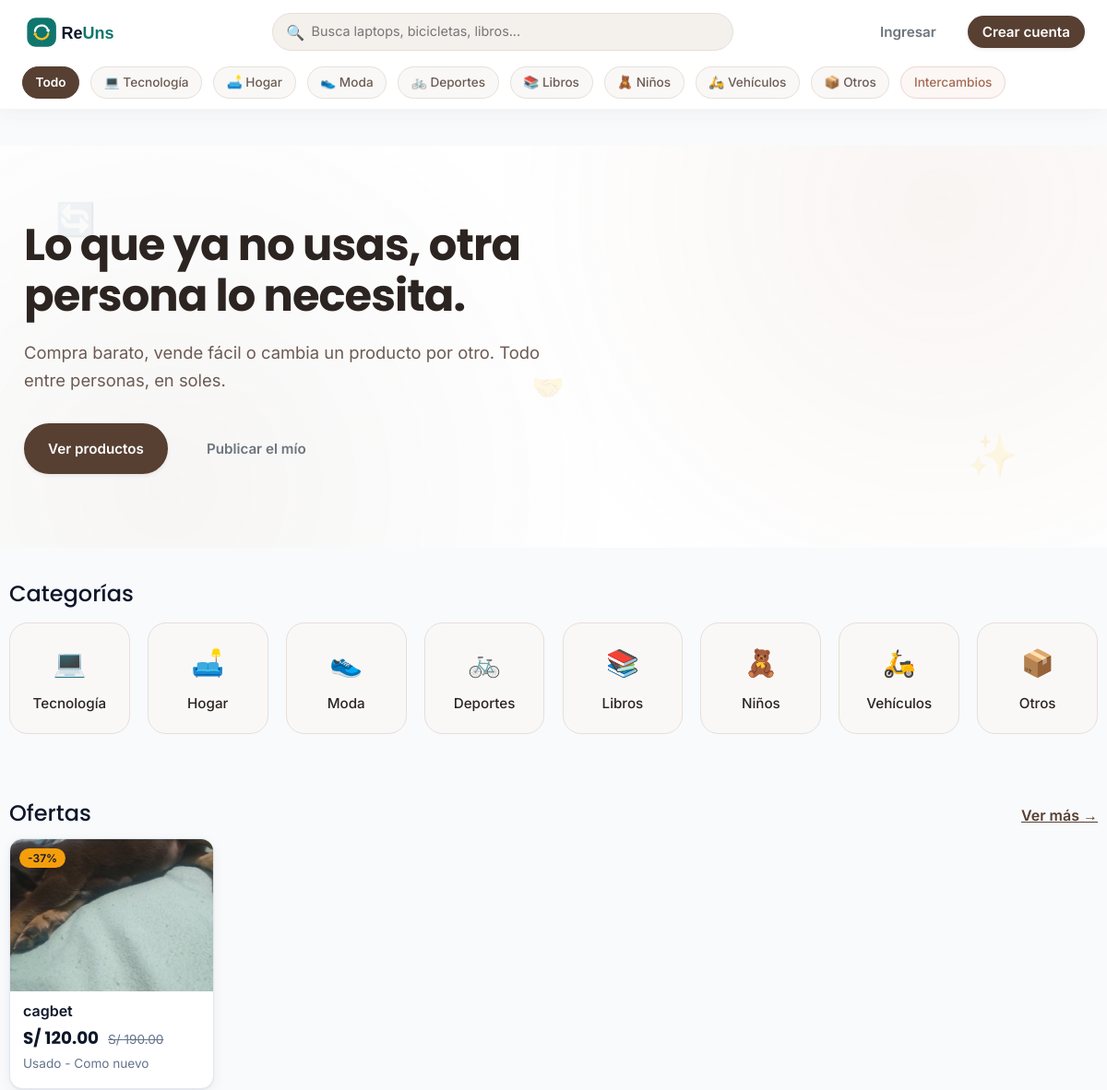
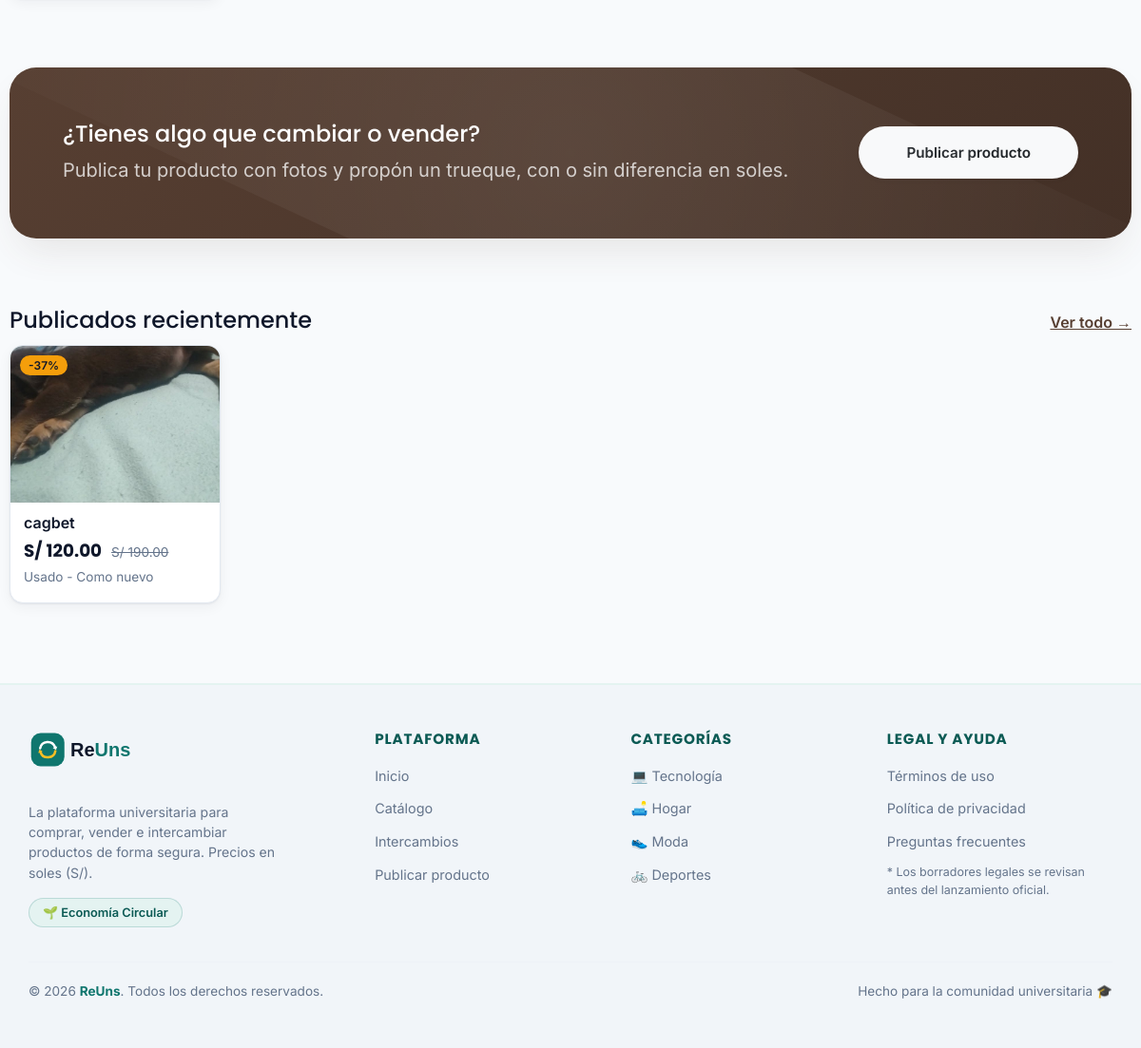
The page / on the database its author committed (2 pictures, top to bottom).
### tables this page shows
CREATE TABLE `categorias` (
  `id` int(10) UNSIGNED NOT NULL,
  `slug` varchar(40) NOT NULL,
  `nombre` varchar(60) NOT NULL,
  `icono` varchar(8) NOT NULL DEFAULT '?',
  `padre_id` int(10) UNSIGNED DEFAULT NULL
);

CREATE TABLE `productos` (
  `id` int(10) UNSIGNED NOT NULL,
  `usuario_id` int(10) UNSIGNED NOT NULL,
  `categoria_id` int(10) UNSIGNED NOT NULL,
  `titulo` varchar(100) NOT NULL,
  `descripcion` text NOT NULL,
  `precio` decimal(10,2) DEFAULT NULL,
  `precio_anterior` decimal(10,2) DEFAULT NULL,
  `modalidad` enum('venta','intercambio','ambas') NOT NULL,
  `estado_conservacion` enum('nuevo','como_nuevo','bueno','aceptable') NOT NULL,
  `ubicacion` varchar(80) DEFAULT NULL,
  `disponibilidad` enum('activo','pausado','vendido','intercambiado','eliminado') NOT NULL DEFAULT 'activo',
  `creado_en` datetime NOT NULL DEFAULT current_timestamp(),
  `actualizado_en` datetime NOT NULL DEFAULT current_timestamp() ON UPDATE current_timestamp(),
  `estado` varchar(50) NOT NULL DEFAULT 'activo',
  `categoria` varchar(100) DEFAULT NULL,
  `estado_producto` varchar(50) DEFAULT 'disponible'
);

### app/config/config.php (called while the page is built, shortened)
<?php
function e(?string $t): string { return htmlspecialchars($t ?? '', ENT_QUOTES, 'UTF-8'); }
function soles(float $n): string { return 'S/ ' . number_format($n, 2); }

### app/config/db.php (called while the page is built)
<?php
function db(): PDO {
  static $pdo = null;
  if ($pdo === null) {
    $pdo = new PDO('mysql:host='.env('DB_HOST','localhost').';dbname='.env('DB_NAME','reuns').';charset=utf8mb4',
      env('DB_USER','root'), env('DB_PASS',''),
      [PDO::ATTR_ERRMODE=>PDO::ERRMODE_EXCEPTION, PDO::ATTR_DEFAULT_FETCH_MODE=>PDO::FETCH_ASSOC, PDO::ATTR_EMULATE_PREPARES=>false]);
  }
  return $pdo;
}

### app/modelos/producto.php (called while the page is built, shortened)
<?php
function categorias_todas(): array {
    static $categorias = null;
    if ($categorias === null) {
        $categorias = db()->query("SELECT id, padre_id, slug, nombre, icono FROM categorias ORDER BY id")->fetchAll(PDO::FETCH_ASSOC);
    }
    return $categorias;
}
function categorias(): array {
    $resultado = [];
    foreach (categorias_todas() as $categoria) {
        $resultado[$categoria['id']] = [
            $categoria['nombre'],
            $categoria['icono']
        ];
    }
    return $resultado;
}
function buscar_productos(array $f, int $pag = 1, int $por = 12): array {
    $w = ["p.estado = 'activo'", "u.estado = 'activo'"];
    $pw = [];
    $ps = [];
    $partes = [];
    $palabras = preg_split(
        '/\s+/u',
        trim((string)($f['q'] ?? '')),
        -1,
        PREG_SPLIT_NO_EMPTY
    );
    $palabras = array_slice($palabras ?: [], 0, 5);
    $seleccionRelevancia = $partes
        ? implode(' + ', $partes)
        : '0';
    $categoria = trim((string)($f['cat'] ?? ''));
    $modalidad = $f['mod'] ?? '';
    if ($modalidad === 'venta') {
        $w[] = "p.modalidad IN ('venta', 'ambas')";
    } elseif ($modalidad === 'intercambio') {
        $w[] = "p.modalidad IN ('intercambio', 'ambas')";
    }
    $estadoProducto = $f['est'] ?? '';
    $ubicacion = trim((string)($f['ubicacion'] ?? ''));
    if (!empty($f['oferta'])) {
        $w[] = '(p.precio_anterior IS NOT NULL AND p.precio_anterior > p.precio)';
    }
    $orden = $f['orden'] ?? ($palabras ? 'relevancia' : 'recientes');
    $ordenSql = match ($orden) {
        'precio_asc' => 'p.precio ASC, p.id DESC',
        'precio_desc' => 'p.precio DESC, p.id DESC',
        'relevancia' => $palabras
            ? 'relevancia DESC, p.creado_en DESC, p.id DESC'
            : 'p.creado_en DESC, p.id DESC',
        default => 'p.creado_en DESC, p.id DESC'
    };
    $where = implode(' AND ', $w);
    $consultaTotal = db()->prepare(
        "SELECT COUNT(*)
         FROM productos p
         JOIN usuarios u ON u.id = p.usuario_id
         LEFT JOIN categorias c ON c.id = p.categoria_id
         WHERE $where"
    );
    $consultaTotal->execute($pw);
    $total = (int)$consultaTotal->fetchColumn();
    $por = max(1, min(100, $por));
    $paginas = max(1, (int)ceil($total / $por));
    $pag = min(max(1, $pag), $paginas);
    $offset = ($pag - 1) * $por;
    $sql = SQL_PRODUCTO
        . ", ($seleccionRelevancia) AS relevancia"
        . SQL_DESDE
        . " WHERE $where
            ORDER BY $ordenSql
            LIMIT $por OFFSET $offset";
    $consulta = db()->prepare($sql);
    $consulta->execute(array_merge($ps, $pw));
    return [
        'items' => $consulta->fetchAll(),
        'total' => $total,
        'paginas' => $paginas,
        'pag' => $pag
    ];
}

### app/vistas/tarjeta_producto.php (the view, shortened to what this page needs)
<?php
$precio = $p['precio'] ?? null;
$precioAnterior = $p['precio_anterior'] ?? null;
$oferta = $precio !== null
    && $precioAnterior !== null
    && (float)$precio > 0
    && (float)$precioAnterior > (float)$precio;
$imagen = $p['imagen'] ?? null;
$titulo = $p['titulo'] ?? 'Producto sin título';
$estadoConservacion = $p['estado_producto'] ?? null;
$ubicacion = $p['ubicacion'] ?? '';
$icono = $p['icono'] ?? '📦';
$estadosConservacion = defined('ESTADOS_CONS')
    ? ESTADOS_CONS
    : [];
$estadoTexto = $estadoConservacion !== null
    ? ($estadosConservacion[$estadoConservacion] ?? '')
    : '';
?>
<article class="tarjeta">
  <a class="tarjeta__enlace"
     href="<?= BASE ?>/paginas/producto.php?id=<?= (int)($p['id'] ?? 0) ?>">
    <div class="tarjeta__img" style="background:var(--verde-cl)">
      <?php if ($imagen): ?>
        <img
          src="<?= BASE ?>/uploads/productos/<?= e($imagen) ?>"
          alt="<?= e($titulo) ?>"
          loading="lazy">
      <?php else: ?>
        <span aria-hidden="true"><?= e($icono) ?></span>
      <?php endif; ?>
      <?php if ($oferta): ?>
        <b class="etiqueta etiqueta--oferta">
          -<?= round((1 - (float)$precio / (float)$precioAnterior) * 100) ?>%
        </b>
      <?php endif; ?>
    </div>
    <div class="tarjeta__cuerpo">
      <h3><?= e($titulo) ?></h3>
      <p class="precio">
        <?= $precio !== null ? soles((float)$precio) : 'Solo intercambio' ?>
        <?php if ($oferta): ?>
          <s><?= soles((float)$precioAnterior) ?></s>
        <?php endif; ?>
      </p>
      <p class="meta">
        <?= e($estadoTexto) ?><?= $ubicacion !== '' ? ' · '.e($ubicacion) : '' ?>
      </p>
    </div>
  </a>
</article>

### public/index.php (shortened to what this page needs)
<?php
$ofertas   = function_exists('buscar_productos') ? (buscar_productos(['oferta' => 1], 1, 4)['items'] ?? []) : [];
$recientes = function_exists('buscar_productos') ? (buscar_productos([], 1, 8)['items'] ?? []) : [];
require_once APP . '/vistas/cabecera.php';
?>
<section class="hero-glass">
    <div class="icono-flotante-1">🔄</div>
    <div class="icono-flotante-2">✨</div>
    <div class="icono-flotante-3">🤝</div>
    <div class="contenedor">
        <div class="row align-items-center">
            <div class="col-lg-6 mb-5 mb-lg-0 hero-contenido">
                <h1 class="hero-titulo">Lo que ya no usas, otra persona lo necesita.</h1>
                <p class="hero-texto">Compra barato, vende fácil o cambia un producto por otro. Todo entre personas, en soles.</p>
                <div class="d-flex gap-3 flex-wrap">
                    <a class="btn btn-primary px-4 py-3 rounded-pill fw-semibold shadow-sm" href="<?= BASE ?>/paginas/catalogo.php" style="background-color: var(--tierra-primario); border-color: var(--tierra-primario);">Ver productos</a>
                    <a class="btn btn-outline-secondary px-4 py-3 rounded-pill fw-semibold" href="<?= BASE ?>/paginas/publicar.php">Publicar el mío</a>
                </div>
            </div>
        </div>
    </div>
</section>
<section class="seccion contenedor">
    <h2>Categorías</h2>
    <div class="cat-grid mt-3">
        <?php
        $listaCats = function_exists('categorias') ? categorias() : [];
        foreach ($listaCats as $k => [$n, $i]):
        ?>
            <a class="cat-item" href="<?= BASE ?>/paginas/catalogo.php?cat=<?= e($k) ?>">
                <span aria-hidden="true"><?= e($i) ?></span>
                <?= e($n) ?>
            </a>
        <?php endforeach; ?>
    </div>
</section>
<?php if (!empty($ofertas)): ?>
    <section class="seccion contenedor">
        <div class="seccion__cab">
            <h2>Ofertas</h2>
            <a href="<?= BASE ?>/paginas/catalogo.php?oferta=1" class="fw-semibold" style="color: var(--tierra-primario);">Ver más →</a>
        </div>
        <div class="grid">
            <?php foreach ($ofertas as $p): ?>
                <div class="card-dinamica">
                    <?php if (file_exists(APP . '/vistas/tarjeta_producto.php')) require APP . '/vistas/tarjeta_producto.php'; ?>
                </div>
            <?php endforeach; ?>
        </div>
    </section>
<?php endif; ?>
<section class="seccion contenedor">
    <div class="banda-cta">
        <div>
            <h2 class="text-white mb-2">¿Tienes algo que cambiar o vender?</h2>
            <p class="mb-0 opacity-75 fs-5">Publica tu producto con fotos y propón un trueque, con o sin diferencia en soles.</p>
        </div>
        <a class="btn btn-light text-dark fw-semibold px-5 py-3 rounded-pill shadow-sm" href="<?= BASE ?>/paginas/publicar.php">Publicar producto</a>
    </div>
</section>
<section class="seccion contenedor mb-5">
    <div class="seccion__cab">
        <h2>Publicados recientemente</h2>
        <a href="<?= BASE ?>/paginas/catalogo.php" class="fw-semibold" style="color: var(--tierra-primario);">Ver todo →</a>
    </div>
    <?php if (empty($recientes)): ?>
        <div class="vacio text-center py-4">
            <h3>Aún no hay productos</h3>
            <p>Sé la primera persona en publicar.</p>
            <a class="btn btn-primary rounded-pill px-4" href="<?= BASE ?>/paginas/publicar.php" style="background-color: var(--tierra-primario); border-color: var(--tierra-primario);">Publicar producto</a>
        </div>
    <?php else: ?>
        <div class="grid">
            <?php foreach ($recientes as $p): ?>
                <div class="card-dinamica">
                    <?php if (file_exists(APP . '/vistas/tarjeta_producto.php')) require APP . '/vistas/tarjeta_producto.php'; ?>
                </div>
            <?php endforeach; ?>
        </div>
    <?php endif; ?>
</section>
<?php require_once APP . '/vistas/pie.php'; ?>

### public/assets/css/base.css (style rules this page uses)
:root { --verde: #0F766E; --verde-osc: #0B5A54; --verde-cl: #E4F3F1; --ambar: #F59E0B; --ambar-osc: #B45309; --tinta: #0F172A; --gris: #64748B; --linea: #E2E8F0; --fondo: #F8FAFC; --blanco: #fff; --error: #B91C1C; --footer:#B7D894; --r: 14px; --sombra: 0 1px 2px rgba(15, 23, 42, .06), 0 4px 14px rgba(15, 23, 42, .05); }
* { box-sizing: border-box; }
body { margin: 0; font: 400 16px/1.55 Inter, system-ui, sans-serif; color: var(--tinta); background: var(--fondo); }
h1, h2, h3 { font-family: Poppins, Inter, sans-serif; line-height: 1.2; margin: 0 0 .5em; }
h1 { font-size: clamp(1.9rem, 4.5vw, 3rem); }
h2 { font-size: 1.5rem; }
h3 { font-size: 1rem; }
a { color: var(--verde); }
img { max-width: 100%; }
.contenedor { max-width: 1180px; margin: 0 auto; padding: 0 16px; }
.btn { display: inline-block; border: 2px solid transparent; border-radius: 999px; padding: .55em 1.2em; font: 600 .95rem Inter, sans-serif; cursor: pointer; text-decoration: none; text-align: center; }
.seccion { padding: 36px 0; }
.seccion__cab { display: flex; justify-content: space-between; align-items: baseline; gap: 12px; }
.cat-grid { display: grid; grid-template-columns: repeat(auto-fill, minmax(130px, 1fr)); gap: 12px; }
.cat-item { background: #fff; border: 1px solid var(--linea); border-radius: var(--r); padding: 16px 8px; text-align: center; text-decoration: none; color: var(--tinta); font-weight: 500; }
.cat-item span { display: block; font-size: 1.9rem; }
.grid { display: grid; grid-template-columns: repeat(auto-fill, minmax(210px, 1fr)); gap: 18px; }
.tarjeta { background: #fff; border: 1px solid var(--linea); border-radius: var(--r); overflow: hidden; box-shadow: var(--sombra); }
.tarjeta__enlace { color: inherit; text-decoration: none; display: block; }
.tarjeta__img { aspect-ratio: 4 / 3; display: grid; place-items: center; font-size: 3.4rem; position: relative; overflow: hidden; }
.tarjeta__img img { position: absolute; inset: 0; width: 100%; height: 100%; object-fit: cover; }
.tarjeta__cuerpo { padding: 12px 14px 16px; }
.tarjeta h3 { font-family: Inter, sans-serif; font-weight: 600; margin-bottom: 6px; }
.precio { margin: 0; font: 700 1.15rem Poppins, sans-serif; }
.precio s { font: 400 .85rem Inter, sans-serif; color: var(--gris); margin-left: 6px; }
.meta { margin: 4px 0 0; color: var(--gris); font-size: .85rem; }
.etiqueta { position: absolute; font: 600 .75rem Inter, sans-serif; padding: 3px 9px; border-radius: 999px; top: 10px; }
.etiqueta--oferta { left: 10px; background: var(--ambar); color: var(--tinta); }

### app/vistas/cabecera.php (style rules this page uses)
:root { --tierra-primario: #573f32; --tierra-primario-hover: #433026; --tierra-claro: #f4f0ec; --tierra-acento: #a36b53; --texto-oscuro: #2c2421; --borde-suave: #e6dfdb; }

### rows shown on the page
categorias: icono "📦"
productos: shows a picture, (1 - (float)$precio / (float)$precioAnterior) * 100 "37", titulo "cagbet", precio "S/ 120.00", precio_anterior "S/ 190.00", estado_producto "Usado - Como nuevo"

### other values the page prints
$i "💻"
$n "Tecnología"
$i "🛋️"
$n "Hogar"
$i "👟"
$n "Moda"
$i "🚲"
$n "Deportes"
$i "📚"
$n "Libros"
$i "🧸"
$n "Niños"
$i "🛵"
$n "Vehículos"
$i "📦"
